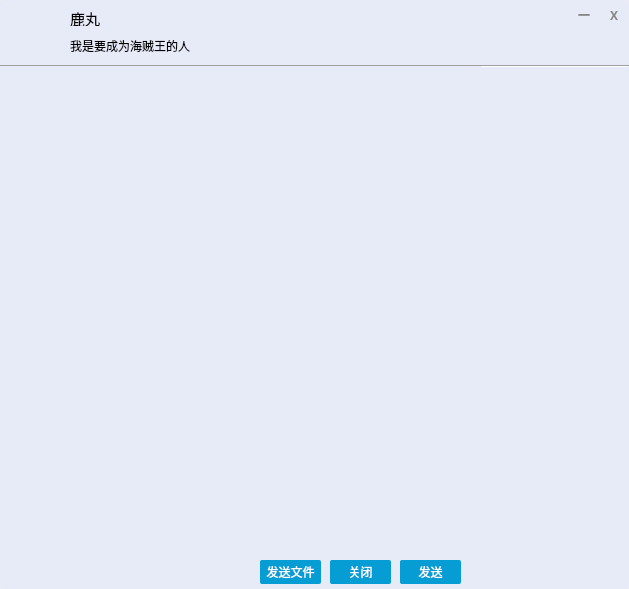
<?xml version="1.0" encoding="UTF-8"?>
<ui version="4.0">
 <class>Chat</class>
 <widget class="QWidget" name="Chat">
  <property name="geometry">
   <rect>
    <x>0</x>
    <y>0</y>
    <width>629</width>
    <height>589</height>
   </rect>
  </property>
  <property name="windowTitle">
   <string>Form</string>
  </property>
  <widget class="QWidget" name="widget" native="true">
   <property name="geometry">
    <rect>
     <x>0</x>
     <y>0</y>
     <width>629</width>
     <height>589</height>
    </rect>
   </property>
   <property name="styleSheet">
    <string notr="true">#widget{
  border-radius:3px;
  background:#E7EAF7;
}</string>
   </property>
   <widget class="QLabel" name="label">
    <property name="geometry">
     <rect>
      <x>8</x>
      <y>9</y>
      <width>50</width>
      <height>50</height>
     </rect>
    </property>
    <property name="styleSheet">
     <string notr="true">border-image:url(&quot;://sys/img/sf.jpg&quot;);
border-radius:2px;</string>
    </property>
    <property name="text">
     <string/>
    </property>
   </widget>
   <widget class="QLabel" name="nameLabel">
    <property name="geometry">
     <rect>
      <x>70</x>
      <y>10</y>
      <width>101</width>
      <height>16</height>
     </rect>
    </property>
    <property name="font">
     <font>
      <family>微软雅黑</family>
      <pointsize>11</pointsize>
     </font>
    </property>
    <property name="text">
     <string>鹿丸</string>
    </property>
   </widget>
   <widget class="QLabel" name="label_3">
    <property name="geometry">
     <rect>
      <x>70</x>
      <y>30</y>
      <width>381</width>
      <height>31</height>
     </rect>
    </property>
    <property name="font">
     <font>
      <family>微软雅黑</family>
     </font>
    </property>
    <property name="text">
     <string>我是要成为海贼王的人</string>
    </property>
    <property name="wordWrap">
     <bool>true</bool>
    </property>
   </widget>
   <widget class="QLabel" name="label_4">
    <property name="geometry">
     <rect>
      <x>569</x>
      <y>0</y>
      <width>30</width>
      <height>30</height>
     </rect>
    </property>
    <property name="font">
     <font>
      <family>微软雅黑</family>
      <pointsize>9</pointsize>
      <weight>75</weight>
      <bold>true</bold>
     </font>
    </property>
    <property name="styleSheet">
     <string notr="true">QLabel{
   color:rgb(134, 134, 134);
}
QLabel:hover{
   background-color:rgb(58,149,222);
   color:white;

}</string>
    </property>
    <property name="text">
     <string>一</string>
    </property>
    <property name="alignment">
     <set>Qt::AlignCenter</set>
    </property>
   </widget>
   <widget class="QLabel" name="label_5">
    <property name="geometry">
     <rect>
      <x>599</x>
      <y>0</y>
      <width>30</width>
      <height>30</height>
     </rect>
    </property>
    <property name="font">
     <font>
      <family>微软雅黑</family>
      <weight>75</weight>
      <bold>true</bold>
     </font>
    </property>
    <property name="styleSheet">
     <string notr="true">QLabel{
   color:rgb(134, 134, 134);;
}
QLabel:hover{
  background-color:rgb(212, 64, 39);
  color:rgb(255, 255, 255);
  border-top-right-radius:3px;
}</string>
    </property>
    <property name="text">
     <string>X</string>
    </property>
    <property name="alignment">
     <set>Qt::AlignCenter</set>
    </property>
   </widget>
   <widget class="Line" name="line">
    <property name="geometry">
     <rect>
      <x>0</x>
      <y>65</y>
      <width>629</width>
      <height>3</height>
     </rect>
    </property>
    <property name="font">
     <font>
      <family>Arial</family>
      <pointsize>6</pointsize>
     </font>
    </property>
    <property name="styleSheet">
     <string notr="true">height:2px;
</string>
    </property>
    <property name="orientation">
     <enum>Qt::Horizontal</enum>
    </property>
   </widget>
   <widget class="QLabel" name="label_6">
    <property name="geometry">
     <rect>
      <x>481</x>
      <y>66</y>
      <width>148</width>
      <height>511</height>
     </rect>
    </property>
    <property name="styleSheet">
     <string notr="true">border-image:url(&quot;:/images/personman.png&quot;);
</string>
    </property>
    <property name="text">
     <string/>
    </property>
   </widget>
   <widget class="QLabel" name="label_7">
    <property name="geometry">
     <rect>
      <x>10</x>
      <y>440</y>
      <width>26</width>
      <height>26</height>
     </rect>
    </property>
    <property name="styleSheet">
     <string notr="true">QLabel{
background-image:url(&quot;:/images/A26.png&quot;);
}
QLabel:hover{
  border:1px solid rgb(203, 203, 203);
}</string>
    </property>
    <property name="text">
     <string/>
    </property>
   </widget>
   <widget class="QLabel" name="label_8">
    <property name="geometry">
     <rect>
      <x>36</x>
      <y>439</y>
      <width>26</width>
      <height>26</height>
     </rect>
    </property>
    <property name="styleSheet">
     <string notr="true">QLabel{
background-image:url(&quot;:/images/emotion26.png&quot;);
}
QLabel:hover{
 border:1px solid rgb(203, 203, 203);
}</string>
    </property>
    <property name="text">
     <string/>
    </property>
   </widget>
   <widget class="QTextEdit" name="textEdit">
    <property name="geometry">
     <rect>
      <x>0</x>
      <y>466</y>
      <width>481</width>
      <height>91</height>
     </rect>
    </property>
    <property name="font">
     <font>
      <family>微软雅黑</family>
      <pointsize>10</pointsize>
     </font>
    </property>
    <property name="styleSheet">
     <string notr="true">border:none;
background:#E7EAF7;</string>
    </property>
   </widget>
   <widget class="QPushButton" name="pushButton">
    <property name="geometry">
     <rect>
      <x>330</x>
      <y>560</y>
      <width>61</width>
      <height>24</height>
     </rect>
    </property>
    <property name="font">
     <font>
      <family>微软雅黑</family>
     </font>
    </property>
    <property name="styleSheet">
     <string notr="true">QPushButton{ 
     background-color: rgb(6,157,213); 
     border: none;
     border-radius:2px;
     color:white;
}
QPushButton:hover{ 
     background-color: rgb(75,202,255);
}</string>
    </property>
    <property name="text">
     <string>关闭</string>
    </property>
   </widget>
   <widget class="QPushButton" name="sndBtn">
    <property name="geometry">
     <rect>
      <x>400</x>
      <y>560</y>
      <width>61</width>
      <height>24</height>
     </rect>
    </property>
    <property name="font">
     <font>
      <family>微软雅黑</family>
     </font>
    </property>
    <property name="styleSheet">
     <string notr="true">QPushButton{ 
     background-color: rgb(6,157,213); 
     border: none;
     border-radius:2px;
     color:white;
}
QPushButton:hover{ 
     background-color: rgb(75,202,255);
}</string>
    </property>
    <property name="text">
     <string>发送</string>
    </property>
   </widget>
   <widget class="QTextBrowser" name="textBrowser">
    <property name="geometry">
     <rect>
      <x>0</x>
      <y>66</y>
      <width>481</width>
      <height>371</height>
     </rect>
    </property>
    <property name="styleSheet">
     <string notr="true">border:none;
 background:#E7EAF7;</string>
    </property>
   </widget>
   <widget class="QPushButton" name="sndFileBtn">
    <property name="geometry">
     <rect>
      <x>260</x>
      <y>560</y>
      <width>61</width>
      <height>24</height>
     </rect>
    </property>
    <property name="font">
     <font>
      <family>微软雅黑</family>
     </font>
    </property>
    <property name="styleSheet">
     <string notr="true">QPushButton{ 
     background-color: rgb(6,157,213); 
     border: none;
     border-radius:2px;
     color:white;
}
QPushButton:hover{ 
     background-color: rgb(75,202,255);
}</string>
    </property>
    <property name="text">
     <string>发送文件</string>
    </property>
   </widget>
  </widget>
 </widget>
 <resources>
  <include location="../../rs/rs.qrc"/>
 </resources>
 <connections/>
</ui>
